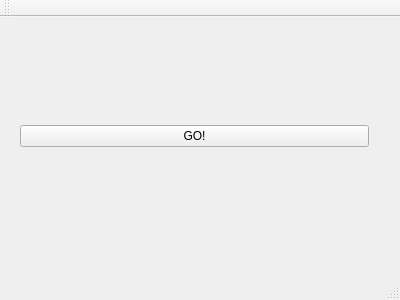
<?xml version="1.0" encoding="UTF-8"?>
<ui version="4.0">
 <class>MainWindow</class>
 <widget class="QMainWindow" name="MainWindow">
  <property name="geometry">
   <rect>
    <x>0</x>
    <y>0</y>
    <width>400</width>
    <height>300</height>
   </rect>
  </property>
  <property name="windowTitle">
   <string>MainWindow</string>
  </property>
  <widget class="QWidget" name="centralWidget">
   <widget class="QWidget" name="gridLayoutWidget">
    <property name="geometry">
     <rect>
      <x>9</x>
      <y>9</y>
      <width>371</width>
      <height>221</height>
     </rect>
    </property>
    <layout class="QGridLayout" name="gridLayout">
     <item row="0" column="0">
      <widget class="QPushButton" name="_button">
       <property name="text">
        <string>GO!</string>
       </property>
      </widget>
     </item>
    </layout>
   </widget>
  </widget>
  <widget class="QMenuBar" name="menuBar">
   <property name="geometry">
    <rect>
     <x>0</x>
     <y>0</y>
     <width>400</width>
     <height>21</height>
    </rect>
   </property>
  </widget>
  <widget class="QToolBar" name="mainToolBar">
   <attribute name="toolBarArea">
    <enum>TopToolBarArea</enum>
   </attribute>
   <attribute name="toolBarBreak">
    <bool>false</bool>
   </attribute>
  </widget>
  <widget class="QStatusBar" name="statusBar"/>
 </widget>
 <layoutdefault spacing="6" margin="11"/>
 <resources/>
 <connections/>
</ui>
